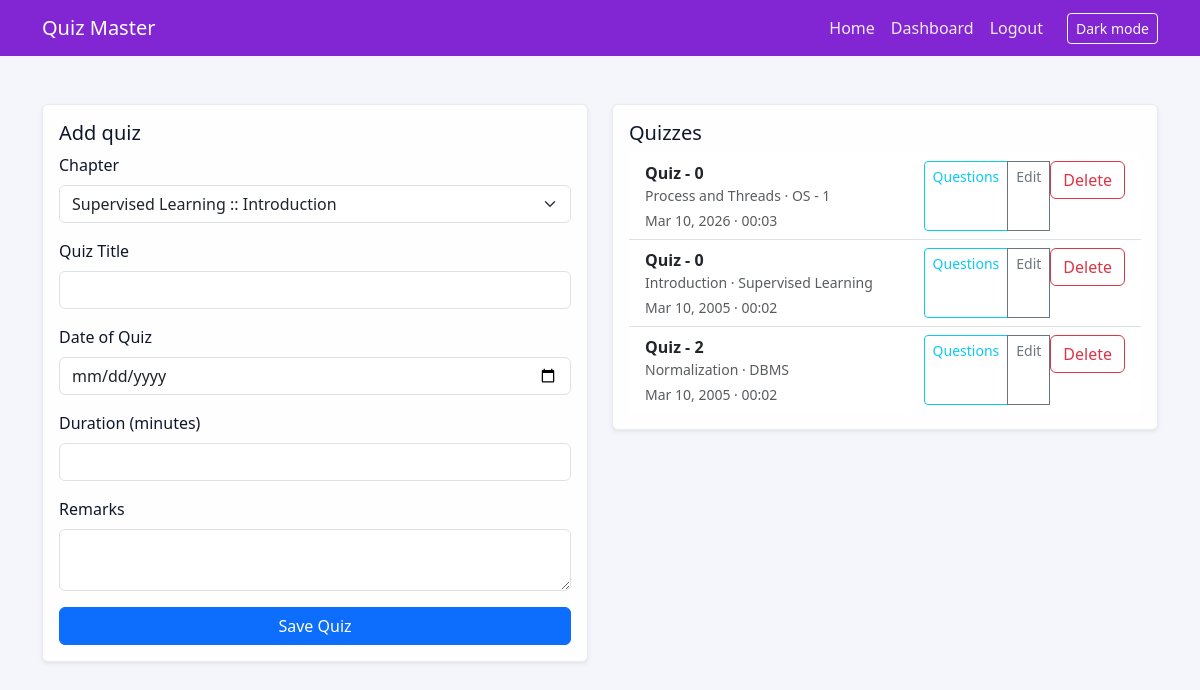
Page /admin/quizzes (signed in) on the committed database.
### models.py (models this page shows, shortened)
class Quiz(db.Model):
    id = db.Column(db.Integer, primary_key=True)
    chapter_id = db.Column(db.Integer, db.ForeignKey("chapter.id"), nullable=False)
    title = db.Column(db.String(140), nullable=False)
    date_of_quiz = db.Column(db.Date)
    duration_minutes = db.Column(db.Integer)
    remarks = db.Column(db.Text)
    questions = db.relationship("Question", backref="quiz", lazy=True)
    scores = db.relationship("Score", backref="quiz", lazy=True)
    def duration_str(self):
        hours, minutes = divmod(self.duration_minutes or 0, 60)
        return f"{hours:02d}:{minutes:02d}"

class Chapter(db.Model):
    id = db.Column(db.Integer, primary_key=True)
    subject_id = db.Column(db.Integer, db.ForeignKey("subject.id"), nullable=False)
    name = db.Column(db.String(140), nullable=False)
    description = db.Column(db.Text)
    quizzes = db.relationship("Quiz", backref="chapter", lazy=True)

class Subject(db.Model):
    id = db.Column(db.Integer, primary_key=True)
    name = db.Column(db.String(140), nullable=False)
    description = db.Column(db.Text)
    chapters = db.relationship("Chapter", backref="subject", lazy=True)

### app.py (the view, shortened to what this page needs)
    @app.route("/admin/quizzes", methods=["GET", "POST"])
    @admin_required
    def admin_quizzes():
        form = QuizForm()
        form.chapter_id.choices = [
            (c.id, f"{c.subject.name} :: {c.name}")
            for c in Chapter.query.options(joinedload(Chapter.subject)).order_by(Chapter.name)
        ]
        quizzes = (
            Quiz.query.options(joinedload(Quiz.chapter).joinedload(Chapter.subject))
            .order_by(Quiz.date_of_quiz.desc(), Quiz.title)
            .all()
        )
        return render_template("admin/quizzes.html", form=form, quizzes=quizzes)

### forms.py
class QuizForm(FlaskForm):
    chapter_id = SelectField("Chapter", coerce=int, validators=[DataRequired()])
    title = StringField("Quiz Title", validators=[DataRequired(), Length(max=140)])
    date_of_quiz = DateField("Date of Quiz", validators=[Optional()])
    duration_minutes = IntegerField(
        "Duration (minutes)", validators=[Optional(), NumberRange(min=1, max=300)]
    )
    remarks = TextAreaField("Remarks", validators=[Optional(), Length(max=500)])
    submit = SubmitField("Save Quiz")

### templates/admin/quizzes.html (shortened to what this page needs)
{% extends "base.html" %}
{% block content %}
<div class="row">
  <div class="col-lg-6">
    <div class="card shadow-sm mb-4">
      <div class="card-body">
        <h5 class="card-title">Add quiz</h5>
        <form method="post">
          <div class="mb-3">
            {{ form.chapter_id.label(class_="form-label") }}
            {% if not form.chapter_id.choices %}
            <div class="alert alert-warning small">Create a chapter before adding quizzes.</div>
            {{ form.chapter_id(class_="form-select", disabled=True) }}
            {% else %}
            {{ form.chapter_id(class_="form-select") }}
            {% endif %}
          </div>
          <div class="mb-3">
            {{ form.title.label(class_="form-label") }}
            {{ form.title(class_="form-control") }}
          </div>
          <div class="mb-3">
            {{ form.date_of_quiz.label(class_="form-label") }}
            {{ form.date_of_quiz(class_="form-control") }}
          </div>
          <div class="mb-3">
            {{ form.duration_minutes.label(class_="form-label") }}
            {{ form.duration_minutes(class_="form-control") }}
          </div>
          <div class="mb-3">
            {{ form.remarks.label(class_="form-label") }}
            {{ form.remarks(class_="form-control", rows=2) }}
          </div>
          <div class="d-grid">
            {{ form.submit(class_="btn btn-primary") }}
          </div>
        </form>
      </div>
    </div>
  </div>
  <div class="col-lg-6">
    <div class="card shadow-sm">
      <div class="card-body">
        <h5 class="card-title">Quizzes</h5>
        <ul class="list-group list-group-flush">
          {% for quiz in quizzes %}
          <li class="list-group-item">
            <div class="d-flex justify-content-between gap-2">
              <div>
                <strong>{{ quiz.title }}</strong>
                <p class="mb-1 small text-muted">
                  {{ quiz.chapter.name }} · {{ quiz.chapter.subject.name }}
                </p>
                <p class="mb-0 text-muted small">
                  {{ quiz.date_of_quiz.strftime('%b %d, %Y') if quiz.date_of_quiz else 'Date TBD' }} · {{ quiz.duration_str() }}
                </p>
              </div>
              <div class="btn-group btn-group-sm" role="group">
                <a href="{{ url_for('manage_questions', quiz_id=quiz.id) }}" class="btn btn-outline-info">Questions</a>
                <a href="{{ url_for('edit_quiz', quiz_id=quiz.id) }}" class="btn btn-outline-secondary">Edit</a>
                <form method="post" action="{{ url_for('delete_quiz', quiz_id=quiz.id) }}" onsubmit="return confirm('Delete quiz?');">
                  <button class="btn btn-outline-danger">Delete</button>
                </form>
              </div>
            </div>
          </li>
          {% else %}
          <li class="list-group-item text-muted">No quizzes yet.</li>
          {% endfor %}
        </ul>
      </div>
    </div>
  </div>
</div>
{% endblock %}

### static/css/site.css (style rules this page uses)
:root { --bg: #f5f6fb; --card: #fefefe; --text: #0f172a; --muted: #6c757d; --border: #e9ecef; --primary: #0d6efd; --navbar: #8225d3; }
body { background: var(--bg); color: var(--text); }
.card { background: var(--card); border-color: var(--border); color: var(--text); }

### rows in the picture
Quiz: title "Quiz - 0", chapter.name "Process and Threads", chapter.subject.name "OS - 1", date_of_quiz "Mar 10, 2026", duration_str "00:03"
Quiz: title "Quiz - 0", chapter.name "Introduction", chapter.subject.name "Supervised Learning", date_of_quiz "Mar 10, 2005", duration_str "00:02"
Quiz: title "Quiz - 2", chapter.name "Normalization", chapter.subject.name "DBMS", date_of_quiz "Mar 10, 2005", duration_str "00:02"
